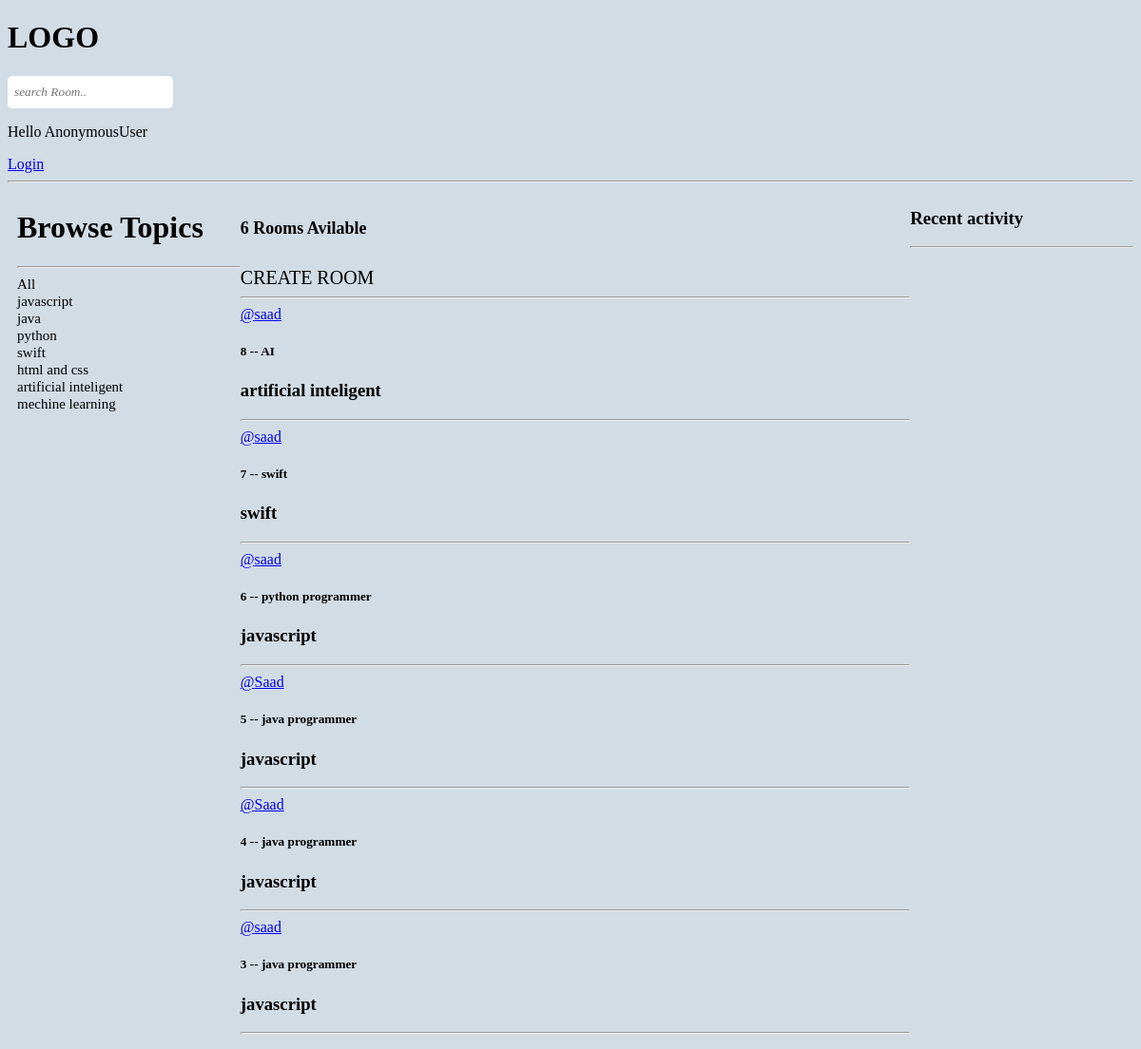
/, run on an earlier commit of the app's database.
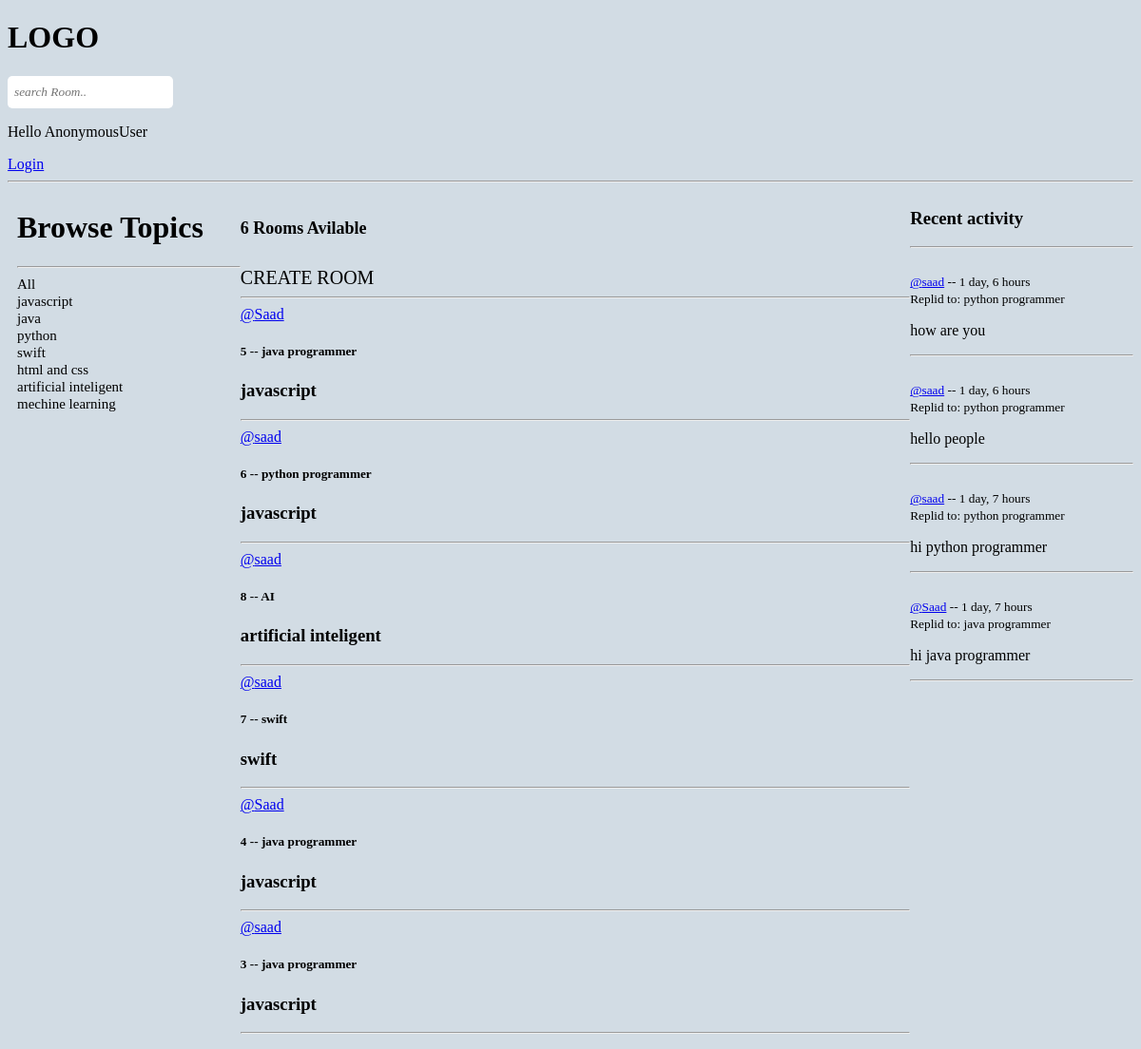
And on a later commit of the database.
### user/models.py (models this page shows)
class Topic (models.Model):
    name=models.CharField(max_length=200)
    def __str__(self):
        return self.name

class Room (models.Model):
    host =models.ForeignKey(User, on_delete=models.SET_NULL, null=True)
    topic =models.ForeignKey(Topic, on_delete=models.SET_NULL, null=True)
    name =models.CharField(max_length=200)
    description=models.TextField(null=True, blank=True)
    participants =models.ManyToManyField(
        User, related_name='participants', blank=True)
    updated=models.DateTimeField(auto_now=True)
    created=models.DateTimeField(auto_now_add=True)
    class Meta:
        ordering=['-updated','-created'] #
    def __str__(self) :
        return self.name

class Message (models.Model):
    user =models.ForeignKey(User, on_delete=models.CASCADE)
    room =models.ForeignKey(Room, on_delete=models.CASCADE)
    body =models.TextField(default='Default message')
    updated=models.DateTimeField(auto_now=True)
    created =models.DateTimeField(auto_now_add=True)
    class Meta:
        ordering=['-updated','-created']
    def __str__(self):
        return self.body[0:50]

### user/views.py (the view)
# urls.py: 2. Add a URL to urlpatterns:  path('', views.home, name='home')
def home(request):
    q=request.GET.get('q') if request.GET.get('q') != None else '' # always home page have data
    rooms =Room.objects.filter(
    Q(topic__name__icontains=q) | Q(name__icontains=q) | Q(description__icontains=q))# data filter kora holo and icontains through if you write half word django give you data
    topics= Topic.objects.all()
    room_count =rooms.count()
    room_messages =Message.objects.filter(Q(room__topic__name__icontains=q)) # filter room message by room topic
    context={'rooms':rooms , 'topics':topics, "room_count":room_count, 'room_messages':room_messages}
    return render(request, 'base/home.html', context)

### templates/base/home.html (shortened to what this page needs)
 {% extends "base/main.html" %}
 {% block content %}
<div class="home-container">
    <div>
       {% include 'base/topic_component.html' %}
    </div>
    <div >
        <h5 class="room-count-style">{{room_count}} Rooms Avilable</h5>
        <a class="create-room-style" href="{% url 'room-form' %}"> CREATE ROOM</a>
        <hr>
        {% include 'base/feed_component.html'%}
    </div>
    <div>
         {% include "base/activity_component.html" %}
    </div>
</div>
 {% endblock content %}

### templates/base/topic_component.html
<h1> Browse Topics</h1>
<hr>
<div>
    <a class="topic-style" href="{% url 'home' %}">All</a>
</div>
 {% for topic in topics %}
    <div>
        <a class="topic-style" href ="{% url 'home' %}?q={{topic.name}}">{{topic.name}}</a>
    </div>
 {% endfor %}

### templates/base/feed_component.html (shortened to what this page needs)
{%for room in rooms%}
<div>
    <a href="{% url 'user-profile' room.host.id %}">@{{room.host.username}}</a>
    <h5>
    {{room.id}} --<a class="room-name-style" href="{% url 'room' room.id %}"> {{room.name}} </a>
    </h5>
    <h3 >{{room.topic}}</h3>
    <hr>
</div>
{% endfor %}

### templates/base/activity_component.html (shortened to what this page needs)
<h3>Recent activity </h3>
        <hr>
        <div>
            {% for message in room_messages %}
            <br>
            <small><a href="{% url 'user-profile' message.user.id %}">@{{message.user}}</a> -- {{message.created|timesince}}</small>
            <br>
            <small>Replid to: {{message.room}}</small>
            <p>{{message}}</p>
            <hr>
            {% endfor%}
        </div>

What changed in the data, as far as the page shows it:
changed Room id 5: moves up the list
changed Room "python programmer": moves up the list
added Message: user "saad", created "1 day, 6 hours", room "python programmer", body "how are you"
added Message: user "saad", created "1 day, 6 hours", room "python programmer", body "hello people"
added Message: user "saad", created "1 day, 7 hours", room "python programmer", body "hi python programmer"
added Message: user "Saad", created "1 day, 7 hours", room "java programmer", body "hi java programmer"
